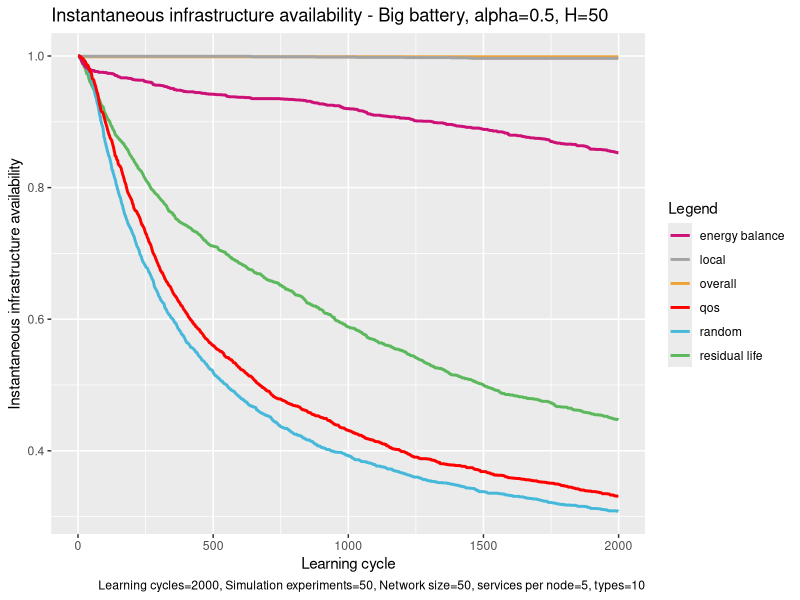

R code for this plot:
# execute all lines: ctrl + shift + enter

library(ggplot2)

# set working directory here
setwd(dirname(rstudioapi::getSourceEditorContext()$path))

overall <- read.table("exp_assembly_overall_energy_template.txt", 
                      header = F,
                      sep = " ",
                      col.names= c("overallx", "overally")
)

random <- read.table("exp_assembly_random.txt", 
                     header = F,
                     sep = " ",
                     col.names= c("randomx", "randomy")
)

res <- read.table("exp_assembly_residual_life_template.txt", 
                  header = F,
                  sep = " ",
                  col.names= c("resx","resy")
)

local <- read.table("exp_assembly_local_energy_template.txt", 
                    header = F,
                    sep = " ",
                    col.names= c("locx","locy")
)

learning <- read.table("exp_assembly_energyAware.txt", 
                          header = F,
                          sep = " ",
                          col.names= c("enx","eny")
)

qos <- read.table("exp_assembly_QoS.txt", 
                       header = F,
                       sep = " ",
                       col.names= c("qosx","qosy")
)


overall_x <- overall$overallx
overall_y <- overall$overally

random_y <- random$randomy
res_y <- res$resy
local_y <- local$locy
energyAware_y <- learning$eny
qos_y <- qos$qosy

head(overall)

colors <- c("overall" = "#EEA236", "residual life" = "#5CB85C", "random" = "#46B8DA", "local"="gray64", "energy balance"="deeppink3", "qos"="#FF0000")

ggplot(data=local, aes(x=overall_x, col = group)) + 
  
  geom_line(aes(y = overall_y, color = "overall"), size = 1) +
  geom_line(aes(y = res_y, color = "residual life"), size = 1) +
  geom_line(aes(y = random_y, color = "random"), size = 1) +
  geom_line(aes(y = local_y, color = "local"), size = 1) +
  geom_line(aes(y = energyAware_y, color = "energy balance"), size = 1) +
  geom_line(aes(y = qos_y, color = "qos"), size = 1) +
  
  labs(x = "Learning cycle",
       y = "Instantaneous infrastructure availability",
       color = "Legend",
       title = "Instantaneous infrastructure availability - Big battery, alpha=0.5, H=50", 
       caption = "Learning cycles=2000, Simulation experiments=50, Network size=50, services per node=5, types=10") +
  
  scale_color_manual(values = colors)
